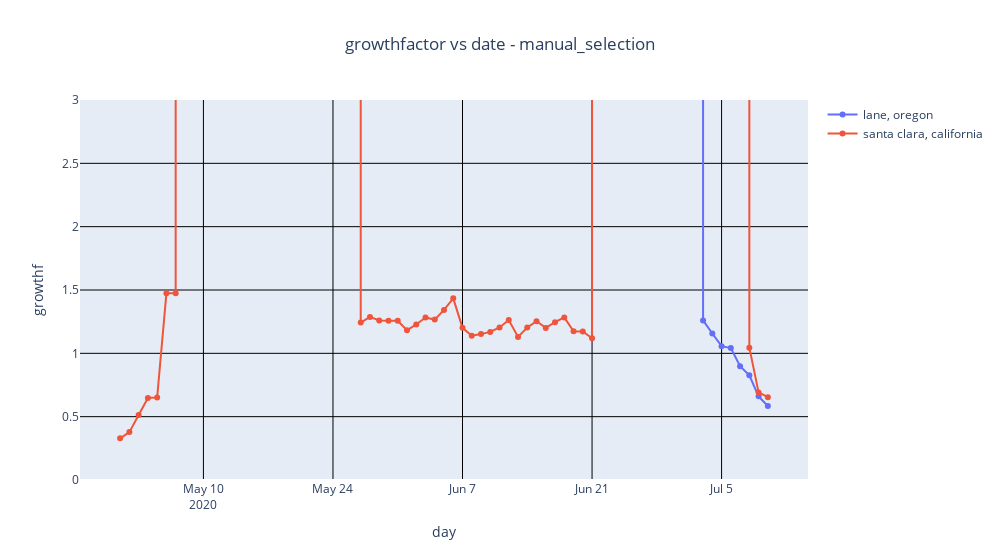

Notebook code for this chart:
### Code cell
#
# growthfactor per day
GRAPH_TITLE=f"growthfactor vs date - {COUNTY_CRITERIA}"
graph_list=[]
for county,state in cs_list:
    indices=(nytplot_df.county==county) & (nytplot_df.state==state)
    tmp_df = nytplot_df[indices]
    graph_list.append(go.Scatter(name=f"{county}, {state}",
                               x=tmp_df['tstamp'],
                               y=cvd.avg_over_daynum(tmp_df, county, state, 'growthfactor',14),
                               mode='lines+markers'
                               ))
x_axis=dict(
    showgrid=True,
    title='day')
y_axis=dict(
    showgrid=True,
    range=[0,3],
    title='growthf')

layout=go.Layout(
    title={
        'text':GRAPH_TITLE,
        'x':0.5  # center
    },
    xaxis=x_axis,
    #yaxis_type="log",
    yaxis=y_axis,
    width=1000,
    showlegend=True
)
fig = go.Figure( data=graph_list, layout=layout)
fig.update_yaxes(gridcolor='black')
fig.update_xaxes(gridcolor='black')
fig.show()
